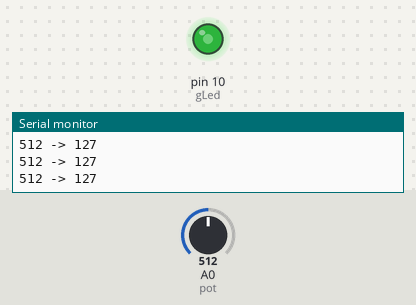
This sketch was run on a simulated Arduino Uno, built with avr-gcc and run on an emulated ATmega328P. On the bench: output pins drawn as LEDs (lit = HIGH), the last lines printed to the serial monitor. Inputs (shaded band) come from the test bench; at power-on: A0 (pot) = 512.

Above: at 1.2 s.
1.3 s: A0 (pot) set to 716
At 2.6 s:
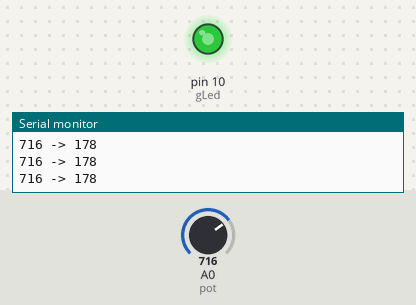
2.9 s: A0 (pot) set to 900
At 4.1 s:
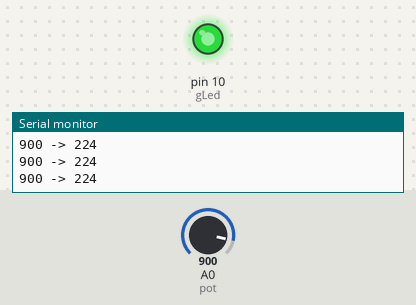
4.5 s: A0 (pot) set to 122
At 5.5 s:
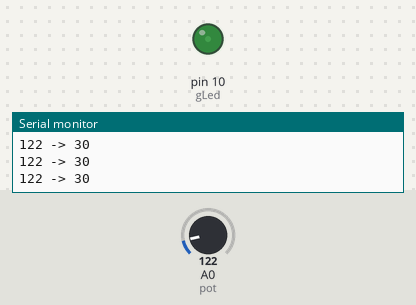
6.1 s: A0 (pot) set to 0
At 6.9 s:
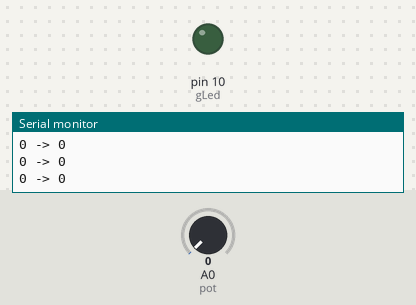
7.7 s: A0 (pot) set to 511
At 8.2 s:
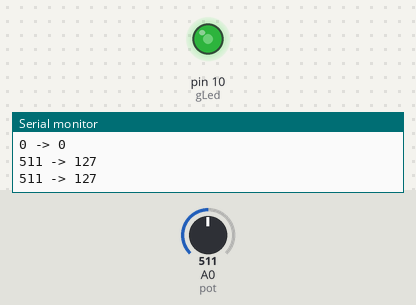
Timing chart, 0 to 10.3 s (numbered marks = the images above; inputs shaded):
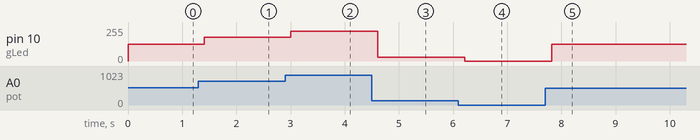

The sketch:

anal_2_pot_led.ino
```cpp
const byte pot = A0; // potenciometr
const byte gLed = 10; // cervena LED na analogovem pinu

int hodnotaPot = 0;  // pocatecni hodnota potenciometru
int hodnotaLed = 0;  // pocatecni hodnota LED

void setup() {
  pinMode(pot, INPUT);  // potenciometr
  pinMode(gLed, OUTPUT);  // LED

  // seriova linka
  Serial.begin(9600);
}

void loop() {
  // nacteni stavu potenciometru
  hodnotaPot = analogRead(pot);

  // prevedeni hodnoty z intervalu <0, 1023> na interval <0, 255>
  hodnotaLed = map(hodnotaPot, 0, 1023, 0, 255);

  // zapis na LED
  analogWrite(gLed, hodnotaLed);

  // zapis na serial
  Serial.print(hodnotaPot);
  Serial.print(" -> ");
  Serial.println(hodnotaLed);

  // zpozdeni
  delay(200);
}
```

Measured:
- after the input at 1.3 s, pin 10 (gLed): 127/255 → 178/255 after 0.10 s
- after the input at 2.9 s, pin 10 (gLed): 178/255 → 224/255 after 0.11 s
- after the input at 4.5 s, pin 10 (gLed): 224/255 → 30/255 after 0.11 s
- after the input at 6.1 s, pin 10 (gLed): 30/255 → 0/255 after 0.12 s
- after the input at 7.7 s, pin 10 (gLed): 0/255 → 127/255 after 0.12 s
